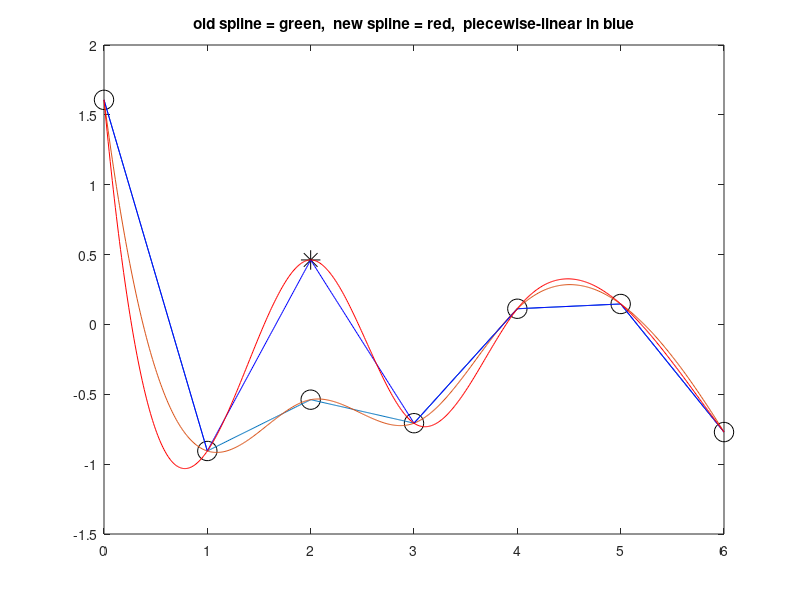

The MATLAB script that drew this image:
% SHOWNONLOCAL  show that modifying the piecewise-linear interpolant is local
% but that modifying the cubic spline is nonlocal

x=0:6;
y=randn(1,7);

% show the intepolation points (nodes)
figure(1), clf      % clear out figure 1
plot(x,y,'ko','markersize',14)

% show both  l(x)  and  s(x)
xx=0:.01:6;
hold on
plot(xx,interp1(x,y,xx,'linear'),xx,interp1(x,y,xx,'spline'))

% now move one point and show results
y(3)=y(3)+1;  plot(x(3),y(3),'k*','markersize',14)
plot(xx,interp1(x,y,xx,'linear'),'b',xx,interp1(x,y,xx,'spline'),'r')
hold off
title('old spline = green,  new spline = red,  piecewise-linear in blue')
